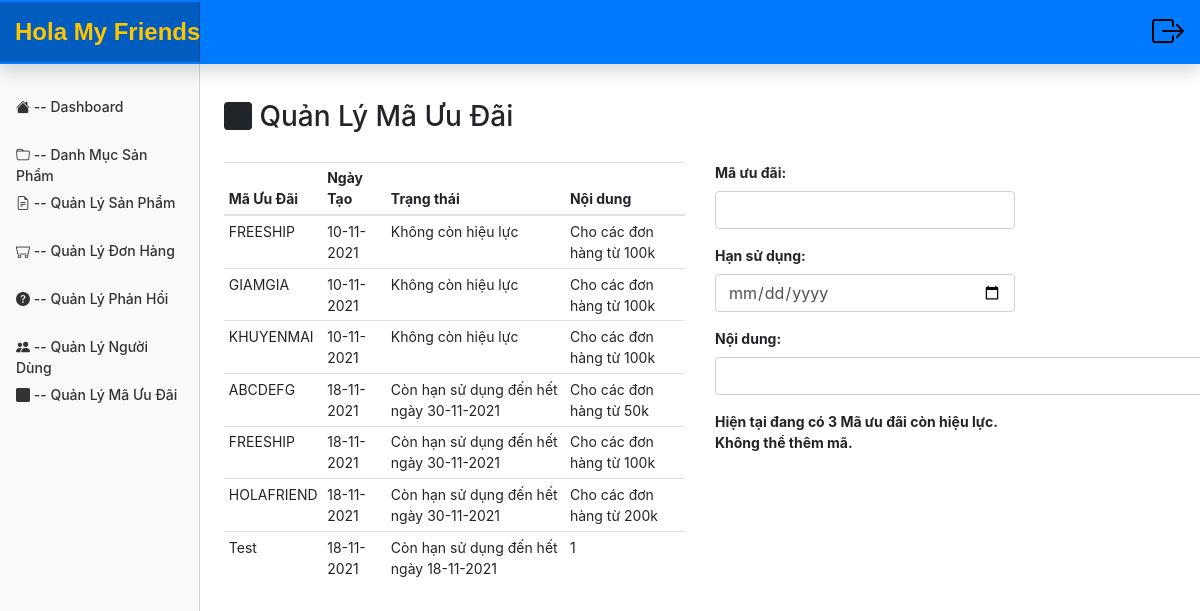
Before: /admin/coupon/index.php (signed in) with the older database file.
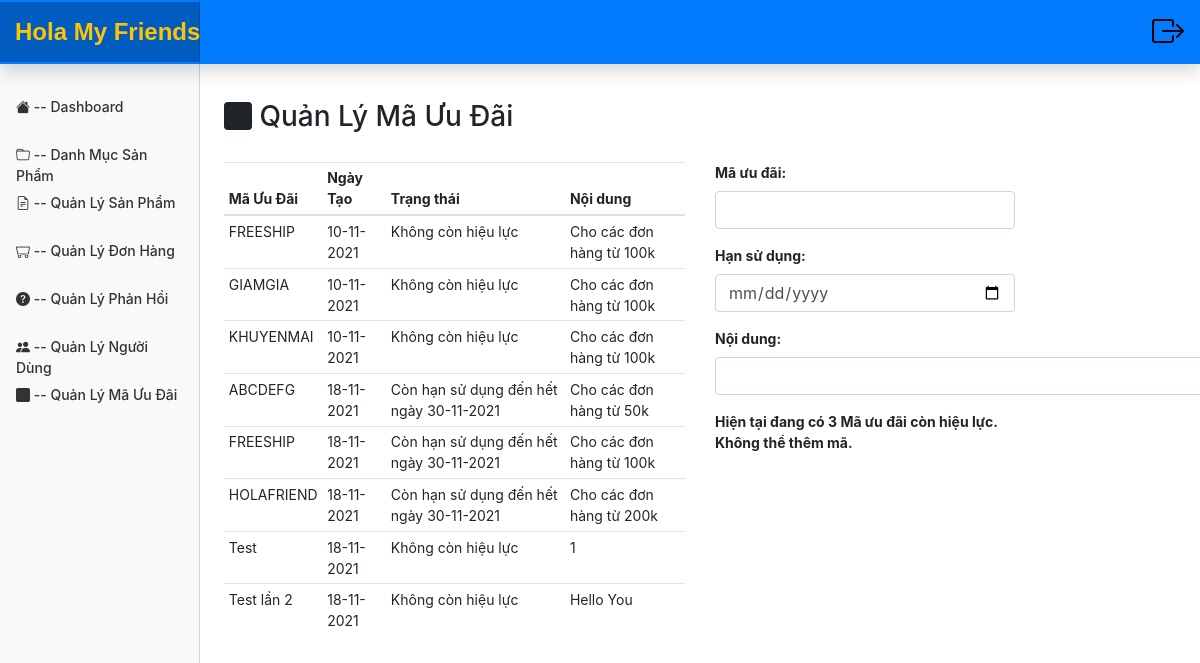
After: the same page with the newer database file.
### tables this page shows
CREATE TABLE `sales_code` (
  `id` int(11) NOT NULL,
  `code` varchar(11) DEFAULT NULL,
  `created_at` datetime DEFAULT NULL,
  `expired_at` datetime DEFAULT NULL,
  `content` varchar(100) DEFAULT NULL
);

### database/dbhelper.php (called while the page is built, shortened)
<?php
function executeResult($sql, $isSingle = false) {
	$data = null;
	$conn = mysqli_connect(HOST, USERNAME, PASSWORD, DATABASE);
	mysqli_set_charset($conn, 'utf8');
	$resultset = mysqli_query($conn, $sql);
	if($isSingle) {
		$data = mysqli_fetch_array($resultset, 1);
	} else {
		$data = [];
		while(($row = mysqli_fetch_array($resultset, 1)) != null) {
			$data[] = $row;
		}
	}
	return $data;
}

### admin/coupon/index.php (the view, shortened to what this page needs)
<?php
	require_once('../layouts/header.php');
	$sql = "select * from Sales_code";
	$data = executeResult($sql);
	$count = 0;
?>
<div class="row" style="margin-top: 20px;">
	<div class="col-md-12" style="margin-bottom: 20px;">
		<h3>
			<i class="bi bi-square-fill"></i>
			Quản Lý Mã Ưu Đãi
		</h3>
	</div>
	<div class="col-md-6 table-responsive">
		<table class="table table-sm table-hover">
			<thead>
				<tr>
					<th>Mã Ưu Đãi</th>
					<th>Ngày Tạo</th>
					<th> Trạng thái</th>
					<th>Nội dung</th>
				</tr>
			</thead>
			<tbody>
	<?php
	foreach($data as $item) {
		$date = new DateTime($item['created_at']);
        $expired = new DateTime($item['expired_at']);
		echo '<tr>
				<td> '.$item['code'].' </td>
				<td> '.$date->format('d-m-Y').' </td>';
			if($expired->format('d-m-Y') >= date("d-m-Y"))
			{
				echo '<td> Còn hạn sử dụng đến hết ngày '.$expired->format('d-m-Y').' </td> ';
				$count++;
			}
			else
				echo '<td> Không còn hiệu lực </td> ';
		echo '<td> '.$item['content'].' </td> </tr>';
	}
		?>
			</tbody>
		</table>
	</div>
	<div class="col-md-4">
		<form method="post" onsubmit="return validateForm();">
			<div class="form-group">
			  <label for="usr" style="font-weight: bold;">Mã ưu đãi:</label>
			  <input required="true" type="text" class="form-control" id="code" name="code" value="" minlength="6" style="width: 300px;">
			</div>
			<div class="form-group">
			  <label for="usr" style="font-weight: bold;">Hạn sử dụng:</label>
			  <input required="true" type="date" class="form-control" id="expired" name="expired" value="" style="width: 300px;">
			</div>
			<div class="form-group">
			  <label for="usr" style="font-weight: bold;">Nội dung:</label>
			  <input required="true" type="text" class="form-control" id="content" name="content" value="" style="width: 500px;">
			</div>
			<?php
				if($count < 3)
					echo'
						<button class="btn btn-success">Lưu</button>';
				else
					echo'
						<div class="form-group">
							<label for="usr" style="font-weight: bold;">Hiện tại đang có 3 Mã ưu đãi còn hiệu lực. Không thể thêm mã.</label>
						</div>';
			?>
		</form>
	</div>
</div>
<?php
	require_once('../layouts/footer.php');
?>

Changed rows visible on the page:
changed sales_code "Test": expired_at "18-11-2021" → (not shown); expired_at "Còn hạn sử dụng đến hết ngày" → "Không còn hiệu lực"
added sales_code: code "Test lần 2", created_at "18-11-2021", shows "Không còn hiệu lực", content "Hello You"
